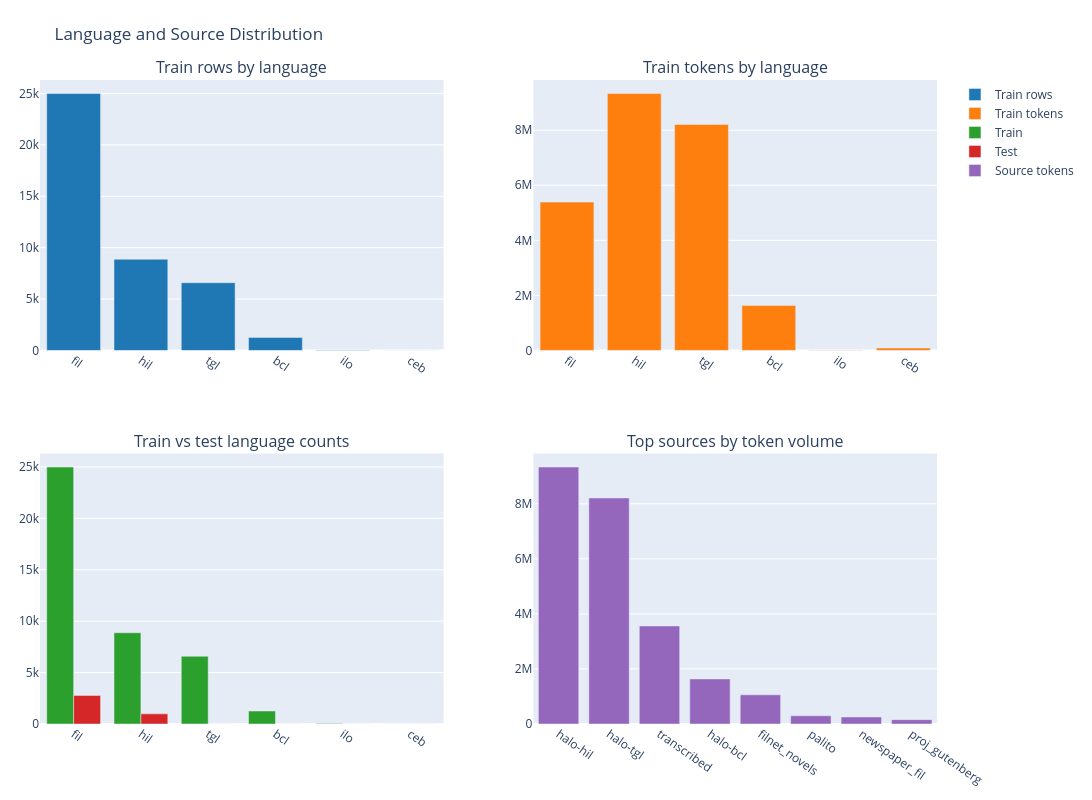

Source (notebook cell):
### Code cell
languages = [lang for lang, _ in analysis["language_doc_counts"].most_common()]
train_lang_counts = [analysis["split_language_counts"]["train"].get(lang, 0) for lang in languages]
test_lang_counts = [analysis["split_language_counts"]["test"].get(lang, 0) for lang in languages]
train_lang_tokens = [analysis["language_token_counts"].get(lang, 0) for lang in languages]

fig = make_subplots(
    rows=2,
    cols=2,
    subplot_titles=(
        "Train rows by language",
        "Train tokens by language",
        "Train vs test language counts",
        "Top sources by token volume",
    ),
    specs=[[{"type": "bar"}, {"type": "bar"}], [{"type": "bar"}, {"type": "bar"}]],
    vertical_spacing=0.16,
)

fig.add_trace(go.Bar(x=languages, y=train_lang_counts, marker_color="#1f77b4", name="Train rows"), row=1, col=1)
fig.add_trace(go.Bar(x=languages, y=train_lang_tokens, marker_color="#ff7f0e", name="Train tokens"), row=1, col=2)
fig.add_trace(go.Bar(x=languages, y=train_lang_counts, marker_color="#2ca02c", name="Train"), row=2, col=1)
fig.add_trace(go.Bar(x=languages, y=test_lang_counts, marker_color="#d62728", name="Test"), row=2, col=1)

top_sources = analysis["source_token_counts"].most_common(8)
fig.add_trace(
    go.Bar(
        x=[source for source, _ in top_sources],
        y=[tokens for _, tokens in top_sources],
        marker_color="#9467bd",
        name="Source tokens",
    ),
    row=2,
    col=2,
)

fig.update_layout(
    title="Language and Source Distribution",
    height=800,
    width=1100,
    barmode="group",
    showlegend=True,
    margin=dict(l=40, r=20, t=80, b=40),
)
fig.update_xaxes(tickangle=35)
fig

### Figure 1 — Plotly figure (JSON) as saved in the notebook; plotly's stock layout.template omitted (floating-point values rounded to 4 significant figures)
{"data": [{"marker": {"color": "#1f77b4"}, "name": "Train rows", "type": "bar", "x": ["fil", "hil", "tgl", "bcl", "ilo", "ceb"], "xaxis": "x", "y": [24992, 8874, 6589, 1264, 45, 3], "yaxis": "y"}, {"marker": {"color": "#ff7f0e"}, "name": "Train tokens", "type": "bar", "x": ["fil", "hil", "tgl", "bcl", "ilo", "ceb"], "xaxis": "x2", "y": [5388835, 9332784, 8208749, 1637049, 9289, 89890], "yaxis": "y2"}, {"marker": {"color": "#2ca02c"}, "name": "Train", "type": "bar", "x": ["fil", "hil", "tgl", "bcl", "ilo", "ceb"], "xaxis": "x3", "y": [24992, 8874, 6589, 1264, 45, 3], "yaxis": "y3"}, {"marker": {"color": "#d62728"}, "name": "Test", "type": "bar", "x": ["fil", "hil", "tgl", "bcl", "ilo", "ceb"], "xaxis": "x3", "y": [2781, 986, 0, 0, 2, 0], "yaxis": "y3"}, {"marker": {"color": "#9467bd"}, "name": "Source tokens", "type": "bar", "x": ["halo-hil", "halo-tgl", "transcribed", "halo-bcl", "filnet_novels", "palito", "newspaper_fil", "proj_gutenberg"], "xaxis": "x4", "y": [9332784, 8208749, 3560422, 1637049, 1059819, 297320, 255309, 157284], "yaxis": "y4"}], "layout": {"annotations": [{"font": {"size": 16}, "showarrow": false, "text": "Train rows by language", "x": 0.225, "xanchor": "center", "xref": "paper", "y": 1, "yanchor": "bottom", "yref": "paper"}, {"font": {"size": 16}, "showarrow": false, "text": "Train tokens by language", "x": 0.775, "xanchor": "center", "xref": "paper", "y": 1, "yanchor": "bottom", "yref": "paper"}, {"font": {"size": 16}, "showarrow": false, "text": "Train vs test language counts", "x": 0.225, "xanchor": "center", "xref": "paper", "y": 0.42, "yanchor": "bottom", "yref": "paper"}, {"font": {"size": 16}, "showarrow": false, "text": "Top sources by token volume", "x": 0.775, "xanchor": "center", "xref": "paper", "y": 0.42, "yanchor": "bottom", "yref": "paper"}], "barmode": "group", "height": 800, "margin": {"b": 40, "l": 40, "r": 20, "t": 80}, "showlegend": true, "title": {"text": "Language and Source Distribution"}, "width": 1100, "xaxis": {"anchor": "y", "domain": [0, 0.45], "tickangle": 35}, "xaxis2": {"anchor": "y2", "domain": [0.55, 1], "tickangle": 35}, "xaxis3": {"anchor": "y3", "domain": [0, 0.45], "tickangle": 35}, "xaxis4": {"anchor": "y4", "domain": [0.55, 1], "tickangle": 35}, "yaxis": {"anchor": "x", "domain": [0.58, 1]}, "yaxis2": {"anchor": "x2", "domain": [0.58, 1]}, "yaxis3": {"anchor": "x3", "domain": [0, 0.42]}, "yaxis4": {"anchor": "x4", "domain": [0, 0.42]}}}
